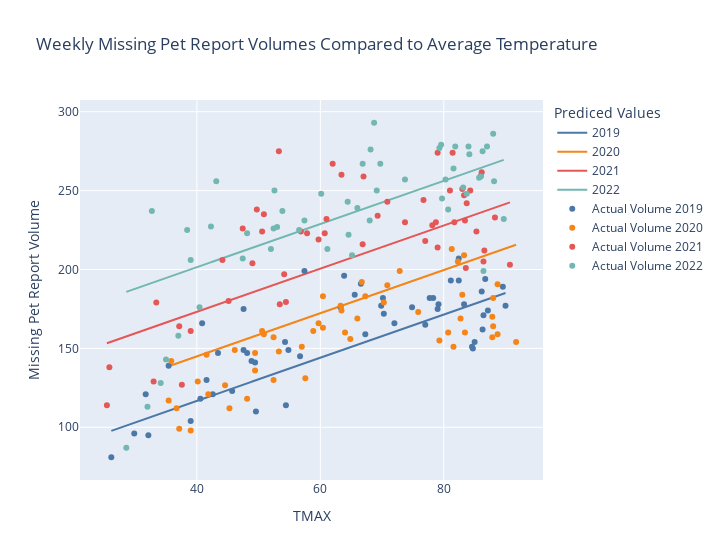

Notebook source saved alongside this figure:
### Code cell
glm_fig = px.line(
  weekly_summary,
  x=weekly_summary['TMAX'],
  y=glm_res.fittedvalues,
  width=720,
  labels={
    'x': 'Averge Max Temperature',
    'y': 'Missing Pet Report Volume',
    'year': 'Prediced Values'
  },
  title='Weekly Missing Pet Report Volumes Compared to Average Temperature',
  color='year',
  color_discrete_sequence=px.colors.qualitative.T10
)
for y in weekly_summary.year.unique():
  year_summary = weekly_summary[weekly_summary['year'] == y]
  glm_fig.add_scatter(
    x=year_summary['TMAX'],
    y=year_summary['smoothed_reports'],
    mode='markers',
    marker_color=px.colors.qualitative.T10[int(y) - 2019],
    name='Actual Volume ' + y
  )

glm_fig.show()
